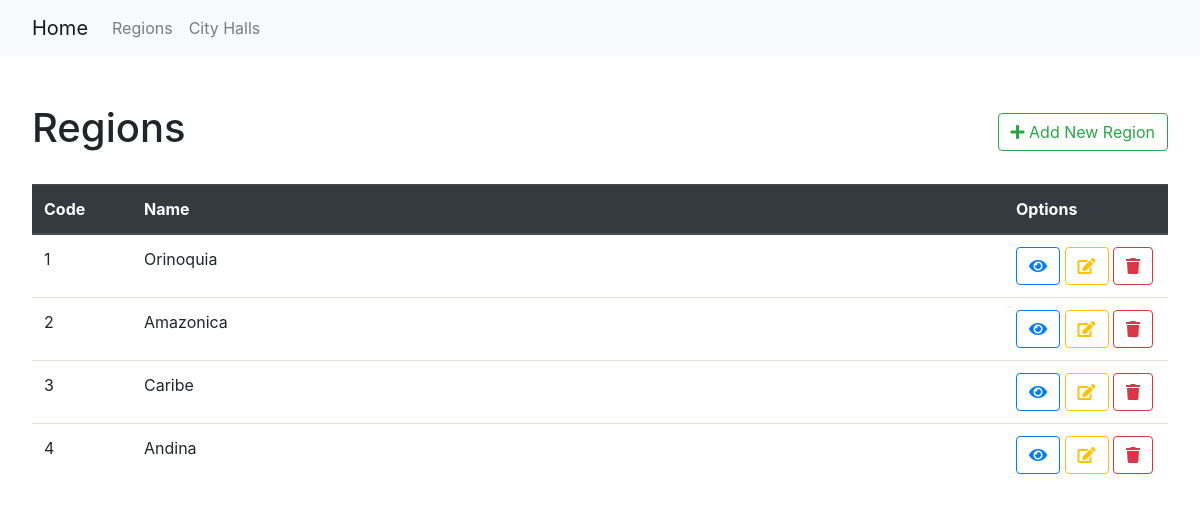
Page /region/ on the committed database.
### region/models.py (models this page shows, shortened)
class Region(models.Model):
    id = models.UUIDField(primary_key=True, default=uuid4, editable=False)
    code = models.CharField(max_length=11)
    name = models.CharField(max_length=200)
    city_halls = models.ManyToManyField(CityHall, related_name="regions", blank=True)

### region/views.py (the view)
# urls.py: path("", RegionList.as_view(), name="region-list"),
class RegionList(ListView):
    model = Region
    context_object_name = "region_list"

### region/templates/region/region_list.html
{% extends 'region/layout.html' %}
{% block header %}
<div class="d-flex align-items-center">
    <h1>Regions</h1>
    <div class="ml-auto">
        <a class="btn btn-outline-success" title="Add Region" href="{% url 'region-create' %}" role="button">
            <i class="fas fa-plus"></i>
            Add New Region
        </a>
    </div>
</div>
{% endblock %}
{% block content %}
<table class="table">
    <thead class="thead-dark">
        <tr>
            <th scope="col" style="width: 100px;">Code</th>
            <th scope="col">Name</th>
            <th scope="col" style="width: 164px;">Options</th>
        </tr>
    </thead>
    <tbody>
        {% for region in region_list %}
        <tr>
            <td scope="row">{{ region.code }}</td>
            <td>{{ region.name }}</td>
            <td>
                <a class="btn btn-outline-primary" title="Show Region" href="{% url 'region-detail' pk=region.id %}"
                    role="button">
                    <i class="fas fa-eye"></i>
                </a>
                <a class="btn btn-outline-warning" title="Edit Region" href="{% url 'region-update' pk=region.id %}"
                    role="button">
                    <i class="fas fa-edit"></i>
                </a>
                <a class="btn btn-outline-danger" title="Delete Region" href="{% url 'region-delete' pk=region.id %}"
                    role="button">
                    <i class="fas fa-trash"></i>
                </a>
            </td>
        </tr>
        {% endfor %}
    </tbody>
</table>
{% endblock %}

### rows in the picture
Region: code "1", name "Orinoquia"
Region: code "2", name "Amazonica"
Region: code "3", name "Caribe"
Region: code "4", name "Andina"
